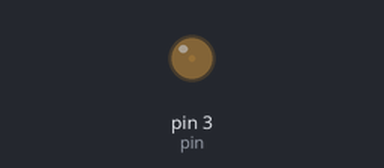
Simulated run of this sketch. Board: Arduino Uno, built with avr-gcc and run on an emulated ATmega328P. Parts: output pins drawn as LEDs (lit = HIGH). What the sketch prints to the serial monitor is not drawn.

Above: at 0.05 s.
At 2.3 s:
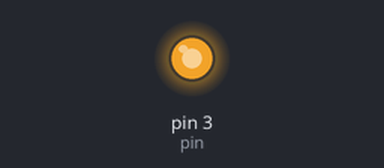
At 3.45 s:
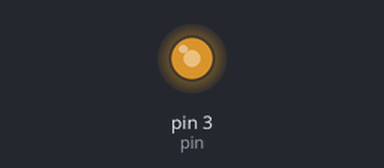
At 4.6 s:
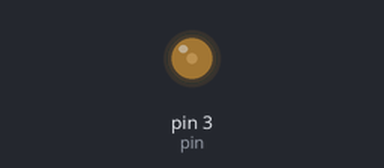
Timing chart, 0 to 6.7 s (numbered marks = the images above):
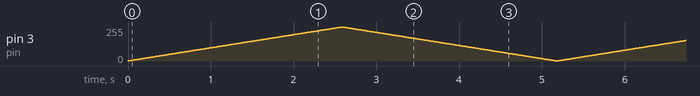

The sketch:

SimpleSweep.ino
```cpp
//----------------------------------------------------------------------
// SimpleSweep -- sweep the analog dial indicator up and down
//----------------------------------------------------------------------

int pin = 3;  // arduino pin.  make sure it's PWM compatible
int x = 0;    // current value
int d = 1;    // direction

#define XLO 0       // range of arduino analog out
#define XHI 255

//----------------------------------------------------------------------
void setup() {
  Serial.begin(9600);
}

//----------------------------------------------------------------------
void loop() {
  x += d;
  if (x >=XHI || x <= XLO)
    d = -d;

  Serial.println(x);
  analogWrite(pin, x);
  delay(10);
}
```
